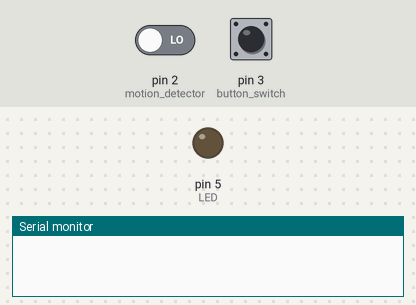
Bench run of a sketch on a simulated Arduino Uno, built with avr-gcc and run on an emulated ATmega328P. On the bench: output pins drawn as LEDs (lit = HIGH), the last lines printed to the serial monitor. The test bench sets the inputs (shaded band); at power-on: pin 3 (button_switch) LOW, pin 2 (motion_detector) LOW. WiFi joins after 1.5 s; servers stay silent unless stated.

Above: at 12.7 s.
12.8 s: pin 3 (button_switch) pulled HIGH for 1.95 s
At 15.4 s:
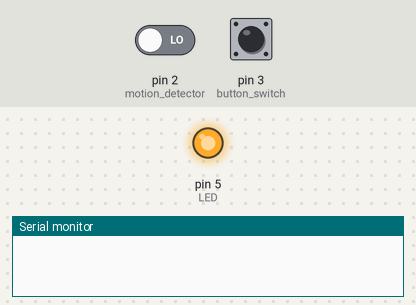
16.2 s: pin 2 (motion_detector) driven HIGH
21.5 s: pin 3 (button_switch) pulled HIGH for 3.2 s
At 23.5 s:
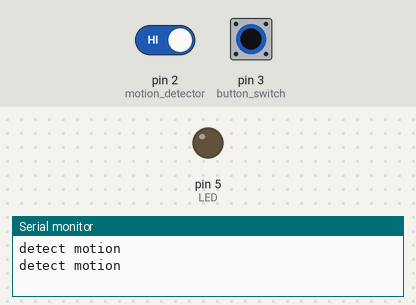
Timing chart, 0 to 79.2 s (numbered marks = the images above; inputs shaded):
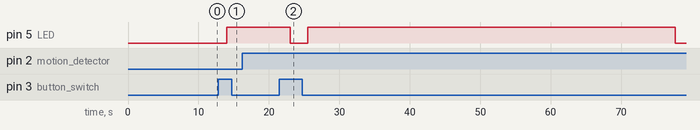

The sketch:

arduino_alarm_sms.ino
```cpp
        #include <Ethernet.h>
        #include <SPI.h>
        int counter  = 0;// counts number of movement detctions
        boolean alarm_state = false;// define the state of the alarm
        byte mac[] = {  0x90, 0xA2, 0xDA, 0x0D, 0xF6, 0xFF };// choose mac address
        byte ip[] = {  192, 168, 1, 111}; // choose ip address
        byte gateway[] = { 192,168,1,1 };// your router gateway
        EthernetClient client;
        const String number = "number=your cell phone number(without initial 0)&body='אזעקה בבית'";//2 paramaters of number and body. don't put the first 0 in the number!!!
        void setup() {
          Serial.begin(9600);
          Ethernet.begin(mac); // connect to the router
          delay(10000); // give the arduino some time to connect via the router
          pinMode(2, INPUT); // motion detector
          pinMode(3, INPUT); // button switch
          pinMode(5, OUTPUT); // LED
        }

        void loop(){
          if(Ethernet.maintain() != 2){
                Ethernet.begin(mac);
            }
           if(digitalRead(3) == HIGH){// if the button is pressed
              delay(1000);
              alarm_state = !alarm_state; // toggle between alarm states
              }
            if(alarm_state){ // if the alarm is on (ready)
              digitalWrite(5, HIGH);// turn on led
              if(digitalRead(2) == HIGH){ // if motion sensor detects movement
                delay(1000);
                Serial.println("detect motion");
                counter += 1; // add to counter
              if(counter > 10){ // if thershold counter is over 20
                client.connect("46.101.253.187",80);
                delay(1000);
                client.println("POST /arduinosms.php HTTP/1.1");
                client.println("Host: 46.101.253.187");
                client.println("Content-Type: application/x-www-form-urlencoded");
                client.println("Connection: close");
                client.println("User-Agent: Arduino/1.0");
                client.print("Content-Length: ");
                client.println(number.length());
                client.println();
                client.print(number);
                client.println();
                client.stop();
                delay(30000);
                alarm_state = !alarm_state; // turn off the alarm
                counter = 0; // restart counter
                digitalWrite(5, LOW); // turn off LED
               }
             }
          }
            else{ // if button is pressed to neutralize the alarm
              digitalWrite(5, LOW); // turn off led
            }
        }
```

Measured:
- after the input at 12.8 s, pin 5 (LED): LOW → HIGH after 1.2 s
- after the input at 21.5 s, pin 5 (LED): HIGH → LOW after 1.5 s instead of 52.7 s
